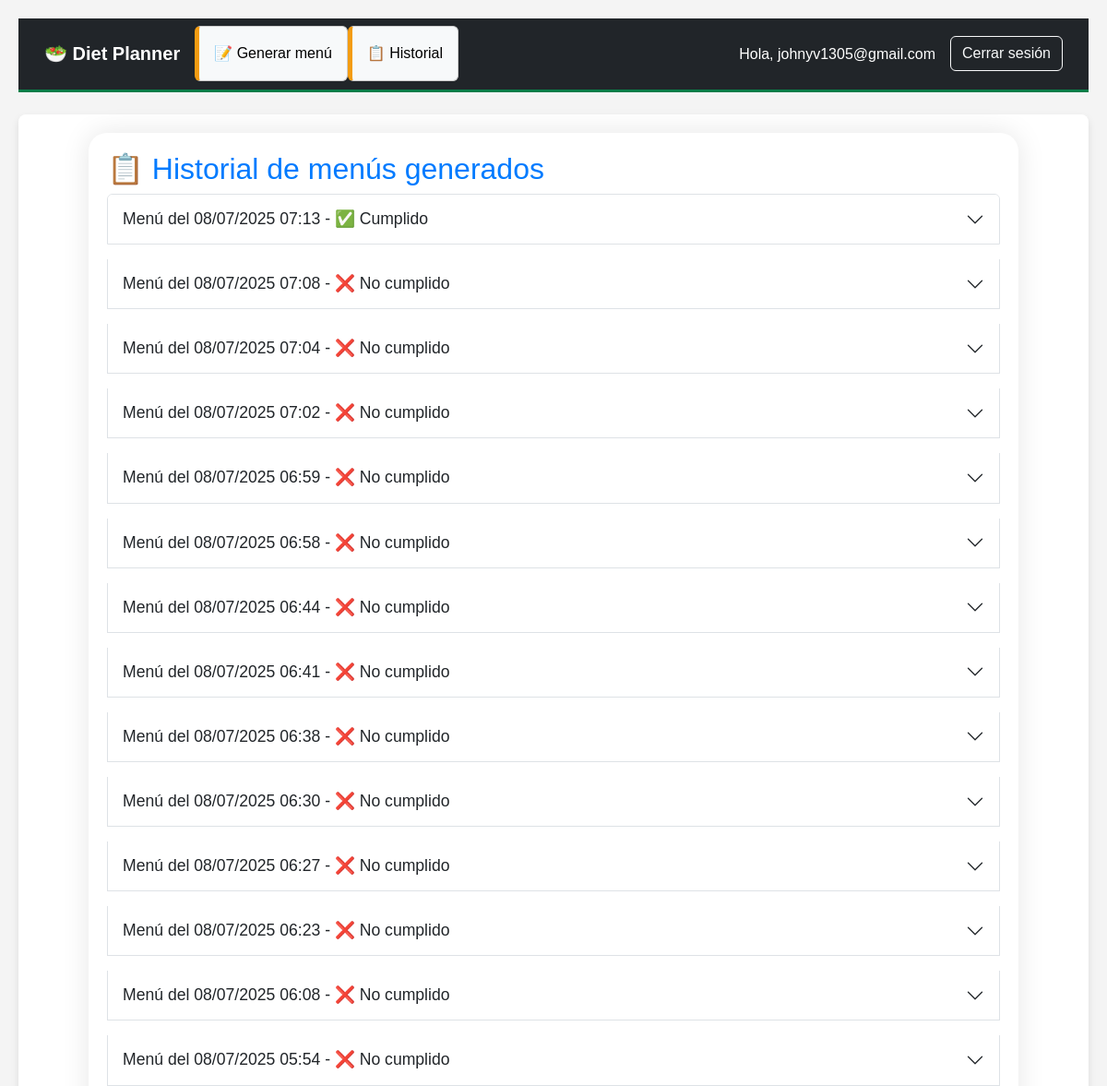
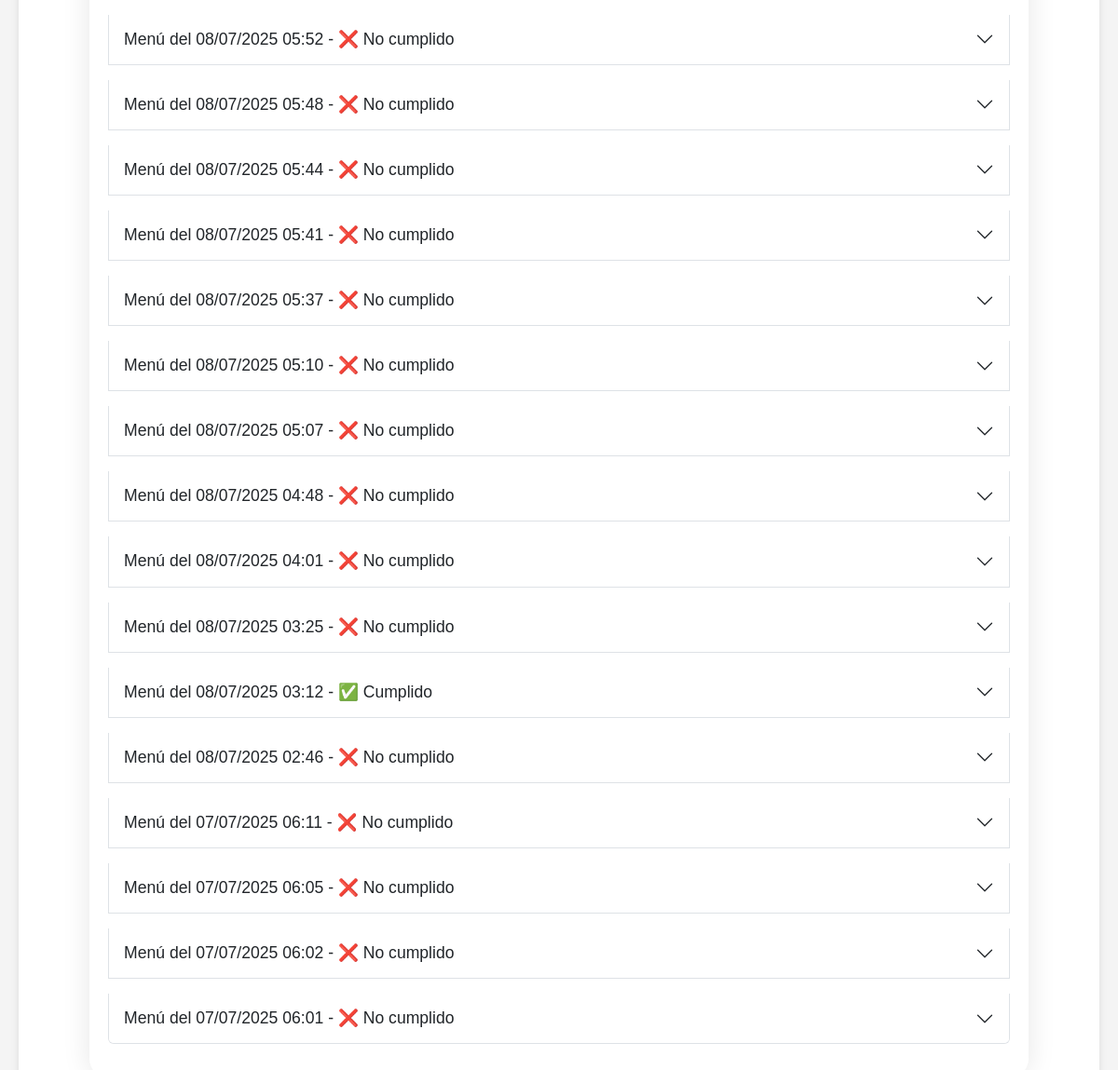
/historial_menus (signed in), run on the app's committed database (2 pictures, top to bottom).
### app/models.py (models this page shows)
class User(db.Model, UserMixin):
    id = db.Column(db.Integer, primary_key=True)
    email = db.Column(db.String(150), unique=True, nullable=False)
    password = db.Column(db.String(150), nullable=False)
    weight = db.Column(db.Float)
    height = db.Column(db.Float)
    age = db.Column(db.Integer)
    gender = db.Column(db.String(20))
    alergias = db.Column(db.Text)  # Puedes guardarlo como string separado por comas

class Menu(db.Model):
    id = db.Column(db.Integer, primary_key=True)
    user_id = db.Column(db.Integer, db.ForeignKey('user.id'), nullable=False)
    html_content = db.Column(db.Text, nullable=False)
    duration_days = db.Column(db.Integer, nullable=False)
    created_at = db.Column(db.DateTime, default=datetime.utcnow)
    cumplido = db.Column(db.Boolean, default=False)
    seguimiento = db.relationship('SeguimientoDia', backref='menu', lazy=True)

### app/routes.py (the view)
@main.route('/historial_menus')
@login_required
def historial_menus():
    menus = Menu.query.filter_by(user_id=current_user.id).order_by(Menu.created_at.desc()).all()
    return render_template('historial_menus.html', menus=menus)

### app/models.py (called while the page is built)
@login_manager.user_loader
def load_user(user_id):
    return User.query.get(int(user_id))

### app/templates/historial_menus.html (shortened to what this page needs)
{% extends "base.html" %}
{% block content %}
<div class="historial-wrapper">
    <h2>📋 Historial de menús generados</h2>
    {% if menus %}
        <div class="accordion" id="menuAccordion">
            {% for menu in menus %}
            <div class="accordion-item mb-3">
                <h2 class="accordion-header" id="heading{{ loop.index }}">
                    <button class="accordion-button collapsed" type="button" data-bs-toggle="collapse"
                            data-bs-target="#collapse{{ loop.index }}" aria-expanded="false"
                            aria-controls="collapse{{ loop.index }}">
                        Menú del {{ menu.created_at.strftime('%d/%m/%Y %H:%M') }} -
                        {% if menu.cumplido %}✅ Cumplido{% else %}❌ No cumplido{% endif %}
                    </button>
                </h2>
                            <div class="menu-html-content">
                                {{ menu.html_content | safe }}
                            </div>
            </div>
            {% endfor %}
    {% else %}
        <p>Aún no has generado ningún menú.</p>
    {% endif %}
{% endblock %}

### app/templates/base.html (shortened to what this page needs)
<!doctype html>
<html lang="es">
  <head>
    <link href="https://cdn.jsdelivr.net/npm/bootstrap@5.3.3/dist/css/bootstrap.min.css" rel="stylesheet">
    <link rel="stylesheet" href="{{ url_for('static', filename='css/style.css') }}">
    <link rel="stylesheet" href="https://cdnjs.cloudflare.com/ajax/libs/font-awesome/6.5.0/css/all.min.css" />
  </head>
  <body class="{{ page_background }}">
    <nav class="navbar navbar-expand-lg navbar-dark bg-dark px-3">
  <div class="container-fluid">
    <a class="navbar-brand" href="{{ url_for('main.dashboard') }}">🥗 Diet Planner</a>
    <div class="collapse navbar-collapse" id="navbarNav">
      {% if current_user.is_authenticated %}
        <ul class="navbar-nav me-auto mb-2 mb-lg-0">
          <li class="nav-item">
            <a class="nav-link" href="{{ url_for('main.plan') }}">📝 Generar menú</a>
          </li>
          <li class="nav-item">
            <a class="nav-link" href="{{ url_for('main.historial_menus') }}">📋 Historial</a>
          </li>
        </ul>
        <span class="navbar-text text-white me-3">
          Hola, {{ current_user.email }}
        </span>
        <a class="btn btn-outline-light" href="{{ url_for('auth.logout') }}">Cerrar sesión</a>
      {% endif %}
    </div>
  </div>
</nav>
    <div class="container mt-4" style="max-width: 1200px;">
      {% block content %}{% endblock %}
  </body>
</html>

### app/static/css/style.css (style rules this page uses)
body { font-family: 'Segoe UI', sans-serif; background: url('../img/fondo.jpg') no-repeat center center fixed; background-size: cover; color: #333; margin: 0; padding: 0; }
h1, h2, h3 { color: #2c3e50; }
.navbar { background-color: #2c3e50; border-bottom: 3px solid #087d48; }
.navbar-brand { font-weight: bold; color: #ffffff !important; }
.nav-link { color: #000000 !important; }
.container { background: rgba(255, 255, 255, 0.88); border-radius: 12px; padding: 30px; margin-top: 40px; box-shadow: 0 8px 30px rgba(0, 0, 0, 0.15); }
ul { list-style: none; padding: 0; }
ul li { background: #f7f9fa; border: 1px solid #ccc; border-left: 5px solid #f39c12; padding: 8px; margin-bottom: 1px; border-radius: 6px; }
.historial-wrapper { width: 90%; max-width: 1400px; margin: 0 auto; background-color: #ffffff; border-radius: 20px; padding: 20px; box-shadow: 0 0 30px rgba(0, 0, 0, 0.1); }
.accordion { width: 100%; }
.accordion-button { font-size: 1.1rem; padding: 1rem; }

### data on the page
User: email "johnyv1305@gmail.com"
Menu: created_at "08/07/2025 07:13", cumplido "✅ Cumplido"
Menu: created_at "08/07/2025 07:08", cumplido "❌ No cumplido"
Menu: created_at "08/07/2025 07:04", cumplido "❌ No cumplido"
Menu: created_at "08/07/2025 07:02", cumplido "❌ No cumplido"
Menu: created_at "08/07/2025 06:59", cumplido "❌ No cumplido"
Menu: created_at "08/07/2025 06:58", cumplido "❌ No cumplido"
Menu: created_at "08/07/2025 06:44", cumplido "❌ No cumplido"
Menu: created_at "08/07/2025 06:41", cumplido "❌ No cumplido"
Menu: created_at "08/07/2025 06:38", cumplido "❌ No cumplido"
Menu: created_at "08/07/2025 06:30", cumplido "❌ No cumplido"
Menu: created_at "08/07/2025 06:27", cumplido "❌ No cumplido"
Menu: created_at "08/07/2025 06:23", cumplido "❌ No cumplido"
Menu: created_at "08/07/2025 06:08", cumplido "❌ No cumplido"
Menu: created_at "08/07/2025 05:54", cumplido "❌ No cumplido"
Menu: created_at "08/07/2025 05:52", cumplido "❌ No cumplido"
Menu: created_at "08/07/2025 05:48", cumplido "❌ No cumplido"
Menu: created_at "08/07/2025 05:44", cumplido "❌ No cumplido"
Menu: created_at "08/07/2025 05:41", cumplido "❌ No cumplido"
Menu: created_at "08/07/2025 05:37", cumplido "❌ No cumplido"
Menu: created_at "08/07/2025 05:10", cumplido "❌ No cumplido"
Menu: created_at "08/07/2025 05:07", cumplido "❌ No cumplido"
Menu: created_at "08/07/2025 04:48", cumplido "❌ No cumplido"
Menu: created_at "08/07/2025 04:01", cumplido "❌ No cumplido"
